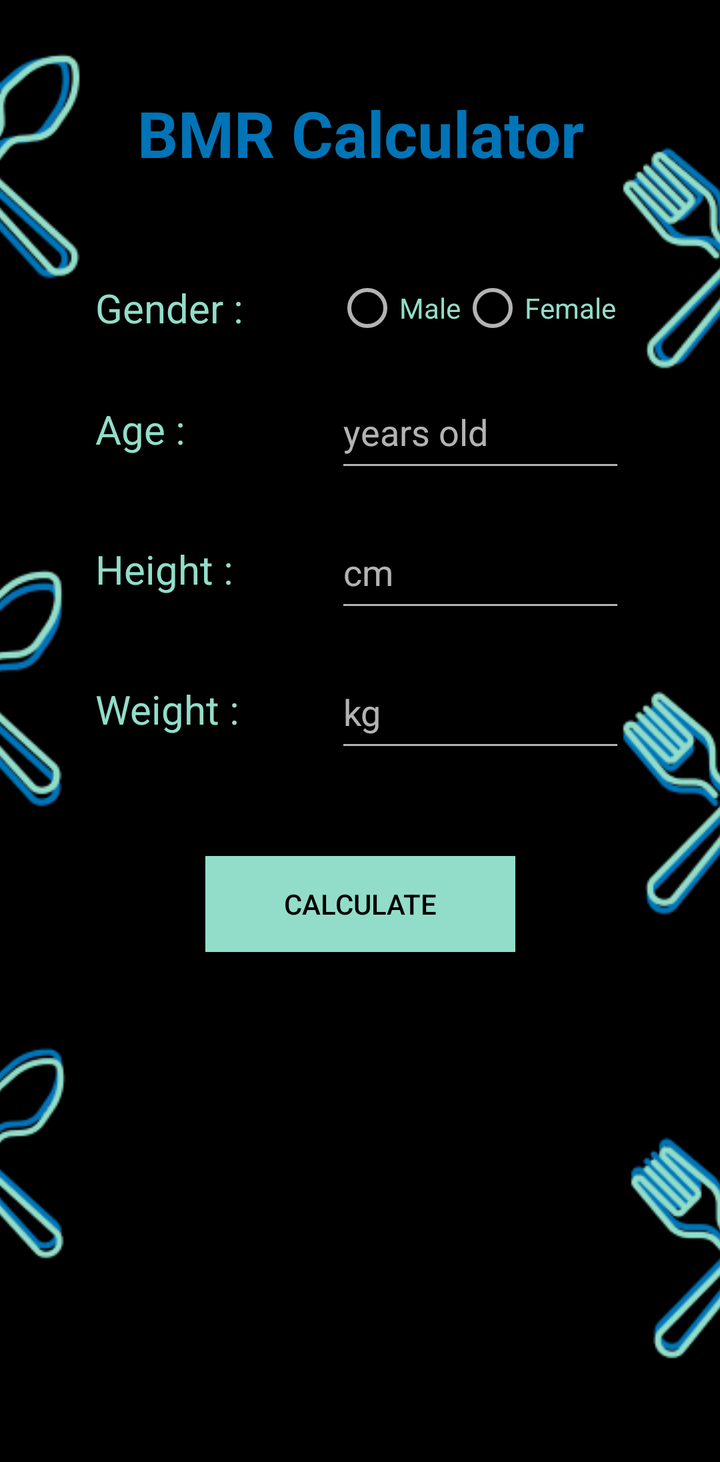
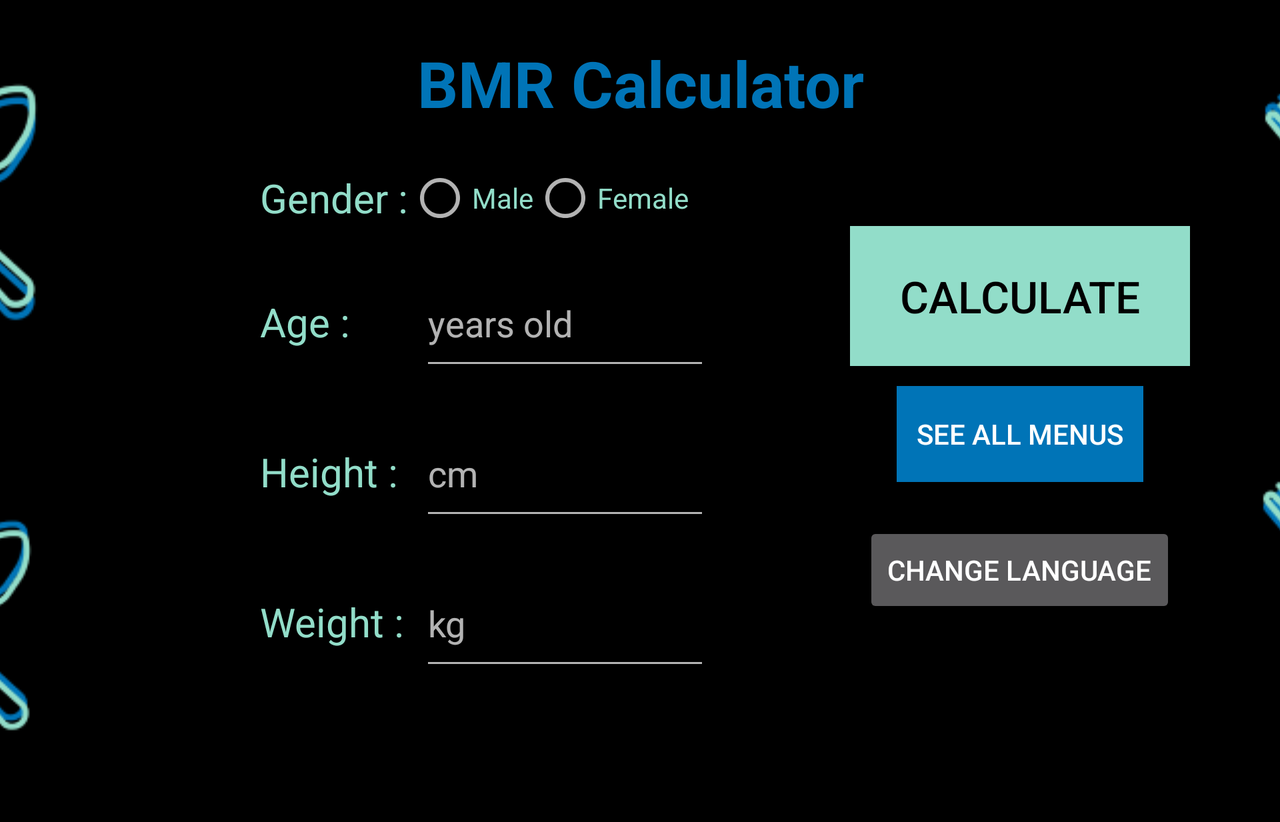

First picture: res/layout/ on a phone held upright. Second picture: the repository's own variant of that layout, on a device whose configuration matches the variant's folder. Source for both follows.
<!-- AndroidManifest.xml: application theme BmrTheme -->
<!-- res/layout/activity_calculator.xml -->
<?xml version="1.0" encoding="utf-8"?>
<ScrollView xmlns:android="http://schemas.android.com/apk/res/android"
    xmlns:app="http://schemas.android.com/apk/res-auto"
    xmlns:tools="http://schemas.android.com/tools"
    android:layout_width="match_parent"
    android:layout_height="wrap_content">

    <androidx.constraintlayout.widget.ConstraintLayout
        android:layout_width="match_parent"
        android:layout_height="match_parent"
        tools:context=".activity.CalculatorActivity">

        <ImageView
            android:layout_width="match_parent"
            android:layout_height="match_parent"
            android:scaleType="centerCrop"
            android:src="@drawable/background_spork_mobile_portrait" />

        <TextView
            android:id="@+id/titleBMRCalculator"
            android:layout_width="match_parent"
            android:layout_height="wrap_content"
            android:text="@string/bmr_calculator"
            android:textColor="@color/bmrBlue"
            android:textSize="32dp"
            android:textStyle="bold"
            android:gravity="center"
            app:layout_constraintTop_toTopOf="parent"
            android:layout_marginTop="45dp"/>

        <LinearLayout
            android:id="@+id/gender_radio_group"
            android:layout_width="wrap_content"
            android:layout_height="wrap_content"
            android:layout_marginTop="50dp"
            android:layout_marginBottom="17dp"
            android:gravity="center_vertical"
            app:layout_constraintStart_toStartOf="@+id/age_linear_layout"
            app:layout_constraintTop_toBottomOf="@id/titleBMRCalculator">

            <TextView
                android:layout_width="100dp"
                android:layout_height="wrap_content"
                android:layout_marginRight="20dp"
                android:text="@string/form_gender"
                android:textColor="@color/bmrGreen"
                android:textSize="20dp"
                tools:layout_editor_absoluteX="70dp"
                tools:layout_editor_absoluteY="193dp" />

            <RadioGroup
                android:id="@+id/radioGroup"
                android:layout_width="145dp"
                android:layout_height="wrap_content"
                android:orientation="horizontal"
                tools:layout_editor_absoluteX="183dp"
                tools:layout_editor_absoluteY="172dp">

                <RadioButton
                    android:id="@+id/radioMale"
                    android:layout_width="wrap_content"
                    android:layout_height="wrap_content"
                    android:text="@string/form_male"
                    android:textColor="@color/bmrGreen" />

                <RadioButton
                    android:id="@+id/radioFemale"
                    android:layout_width="wrap_content"
                    android:layout_height="wrap_content"
                    android:text="@string/form_female"
                    android:textColor="@color/bmrGreen"
                    tools:layout_editor_absoluteX="103dp"
                    tools:layout_editor_absoluteY="25dp" />
            </RadioGroup>

        </LinearLayout>

        <LinearLayout
            android:id="@+id/age_linear_layout"
            android:layout_width="wrap_content"
            android:layout_height="wrap_content"
            android:layout_marginTop="50dp"
            android:layout_marginBottom="12dp"
            android:gravity="center_vertical"
            app:layout_constraintStart_toStartOf="@+id/height_linear_layout"
            app:layout_constraintTop_toTopOf="@+id/gender_radio_group">

            <TextView
                android:layout_width="100dp"
                android:layout_height="wrap_content"
                android:layout_marginRight="20dp"
                android:text="@string/form_age"
                android:textColor="@color/bmrGreen"
                android:textSize="20dp"
                tools:layout_editor_absoluteX="70dp"
                tools:layout_editor_absoluteY="193dp" />

            <EditText
                android:id="@+id/age_input"
                android:layout_width="145dp"
                android:layout_height="53dp"
                android:hint="@string/years_old"
                android:inputType="number"
                android:textColor="@color/bmrGreen"
                tools:layout_editor_absoluteX="186dp"
                tools:layout_editor_absoluteY="185dp" />

        </LinearLayout>

        <LinearLayout
            android:id="@+id/height_linear_layout"
            android:layout_width="wrap_content"
            android:layout_height="wrap_content"
            android:layout_marginTop="70dp"
            android:layout_marginBottom="17dp"
            android:gravity="center_vertical"
            app:layout_constraintStart_toStartOf="@+id/weight_linear_layout"
            app:layout_constraintTop_toTopOf="@+id/age_linear_layout">

            <TextView
                android:layout_width="100dp"
                android:layout_height="wrap_content"
                android:layout_marginRight="20dp"
                android:text="@string/form_height"
                android:textColor="@color/bmrGreen"
                android:textSize="20dp"
                tools:layout_editor_absoluteX="70dp"
                tools:layout_editor_absoluteY="193dp" />

            <EditText
                android:id="@+id/height_input"
                android:layout_width="145dp"
                android:layout_height="53dp"
                android:hint="@string/cm"
                android:inputType="number"
                android:textColor="@color/bmrGreen"
                tools:layout_editor_absoluteX="186dp"
                tools:layout_editor_absoluteY="185dp" />

        </LinearLayout>

        <LinearLayout
            android:id="@+id/weight_linear_layout"
            android:layout_width="wrap_content"
            android:layout_height="wrap_content"
            android:layout_marginTop="70dp"
            android:layout_marginBottom="74dp"
            android:gravity="center_vertical"
            app:layout_constraintEnd_toEndOf="parent"
            app:layout_constraintStart_toStartOf="parent"
            app:layout_constraintTop_toTopOf="@+id/height_linear_layout">

            <TextView
                android:layout_width="100dp"
                android:layout_height="wrap_content"
                android:layout_marginRight="20dp"
                android:text="@string/form_weight"
                android:textColor="@color/bmrGreen"
                android:textSize="20dp"
                tools:layout_editor_absoluteX="70dp"
                tools:layout_editor_absoluteY="193dp" />

            <EditText
                android:id="@+id/weight_input"
                android:layout_width="145dp"
                android:layout_height="53dp"
                android:hint="@string/kg"
                android:inputType="number"
                android:textColor="@color/bmrGreen"
                tools:layout_editor_absoluteX="186dp"
                tools:layout_editor_absoluteY="185dp" />

        </LinearLayout>

        <Button
            android:id="@+id/calculateButton"
            android:layout_width="155dp"
            android:layout_height="0dp"
            android:layout_marginTop="100dp"
            android:background="@color/bmrGreen"
            android:text="@string/calculate"
            android:textColor="#000"
            app:layout_constraintEnd_toEndOf="parent"
            app:layout_constraintStart_toStartOf="parent"
            app:layout_constraintTop_toTopOf="@+id/weight_linear_layout"/>

    </androidx.constraintlayout.widget.ConstraintLayout>

</ScrollView>
<!-- resources referenced by this layout -->
<resources>
  <color name="bmrBlue">#0074B7</color>
  <color name="bmrGreen">#92DDC9</color>
  <!-- drawable background_spork_mobile_portrait: png bitmap (drawable, 51032 bytes) -->
  <string name="bmr_calculator">BMR Calculator</string>
  <string name="calculate">Calculate</string>
  <string name="cm">cm</string>
  <string name="form_age">Age :</string>
  <string name="form_female">Female</string>
  <string name="form_gender">Gender :</string>
  <string name="form_height">Height :</string>
  <string name="form_male">Male</string>
  <string name="form_weight">Weight :</string>
  <string name="kg">kg</string>
  <string name="years_old">years old</string>
  <style name="BmrTheme" parent="Theme.AppCompat">
          <item name="colorPrimary">@color/bmrBlue</item>
          <item name="colorPrimaryDark">@color/bmrGreen</item>
          <item name="colorAccent">@color/bmrGreen</item>
      </style>
</resources>
<!-- res/layout-land/activity_calculator.xml (the repository's variant of the layout above) -->
<!-- drawn on the phone turned sideways -->
<?xml version="1.0" encoding="utf-8"?>
<ScrollView xmlns:android="http://schemas.android.com/apk/res/android"
    xmlns:app="http://schemas.android.com/apk/res-auto"
    xmlns:tools="http://schemas.android.com/tools"
    android:layout_width="match_parent"
    android:layout_height="wrap_content">

    <androidx.constraintlayout.widget.ConstraintLayout
        android:layout_width="match_parent"
        android:layout_height="match_parent"
        tools:context=".activity.CalculatorActivity">

        <ImageView
            android:layout_width="match_parent"
            android:layout_height="match_parent"
            android:scaleType="centerCrop"
            android:src="@drawable/background_spork_mobile_landscape"/>

        <TextView
            android:id="@+id/titleBMRCalculator"
            android:layout_width="match_parent"
            android:layout_height="wrap_content"
            android:text="@string/bmr_calculator"
            android:textColor="@color/bmrBlue"
            android:textSize="32dp"
            android:textStyle="bold"
            android:gravity="center"
            app:layout_constraintTop_toTopOf="parent"
            android:layout_marginTop="20dp"/>

        <LinearLayout
            android:id="@+id/left_input_layout"
            android:layout_width="wrap_content"
            android:layout_height="wrap_content"
            android:orientation="vertical"
            app:layout_constraintTop_toBottomOf="@id/titleBMRCalculator"
            app:layout_constraintStart_toStartOf="parent"
            android:layout_marginLeft="130dp"
            android:layout_marginTop="20dp">

            <LinearLayout
                android:id="@+id/gender_radio_group"
                android:layout_width="wrap_content"
                android:layout_height="wrap_content"
                android:gravity="center_vertical">

                <TextView
                    android:layout_width="wrap_content"
                    android:layout_height="wrap_content"
                    android:text="@string/form_gender"
                    android:textSize="20dp"
                    android:textColor="@color/bmrGreen"/>

                <RadioGroup
                    android:id="@+id/radioGroup"
                    android:layout_width="145dp"
                    android:layout_height="wrap_content"
                    android:orientation="horizontal">

                    <RadioButton
                        android:id="@+id/radioMale"
                        android:layout_width="wrap_content"
                        android:layout_height="wrap_content"
                        android:text="@string/form_male"
                        android:textColor="@color/bmrGreen"/>

                    <RadioButton
                        android:id="@+id/radioFemale"
                        android:layout_width="wrap_content"
                        android:layout_height="wrap_content"
                        android:text="@string/form_female"
                        android:textColor="@color/bmrGreen"/>

                </RadioGroup>
            </LinearLayout>

            <LinearLayout
                android:id="@+id/age_linear_layout"
                android:layout_width="wrap_content"
                android:layout_height="wrap_content"
                app:layout_constraintTop_toBottomOf="@id/gender_radio_group"
                android:layout_marginTop="15dp">

                <TextView
                    android:layout_width="80dp"
                    android:layout_height="wrap_content"
                    android:text="@string/form_age"
                    android:textSize="20dp"
                    android:textColor="@color/bmrGreen"/>

                <EditText
                    android:id="@+id/age_input"
                    android:layout_width="145dp"
                    android:layout_height="60dp"
                    android:hint="@string/years_old"
                    android:inputType="number"
                    android:textColor="@color/bmrGreen"/>

            </LinearLayout>

            <LinearLayout
                android:id="@+id/height_linear_layout"
                android:layout_width="wrap_content"
                android:layout_height="wrap_content"
                app:layout_constraintTop_toBottomOf="@id/age_linear_layout"
                android:layout_marginTop="15dp">

                <TextView
                    android:layout_width="80dp"
                    android:layout_height="wrap_content"
                    android:text="@string/form_height"
                    android:textSize="20dp"
                    android:textColor="@color/bmrGreen"/>

                <EditText
                    android:id="@+id/height_input"
                    android:layout_width="145dp"
                    android:layout_height="60dp"
                    android:hint="@string/cm"
                    android:inputType="number"
                    android:textColor="@color/bmrGreen"/>

            </LinearLayout>

            <LinearLayout
                android:id="@+id/weight_linear_layout"
                android:layout_width="wrap_content"
                android:layout_height="wrap_content"
                app:layout_constraintTop_toBottomOf="@id/height_linear_layout"
                android:layout_marginTop="15dp">

                <TextView
                    android:layout_width="80dp"
                    android:layout_height="wrap_content"
                    android:text="@string/form_weight"
                    android:textSize="20dp"
                    android:textColor="@color/bmrGreen"/>

                <EditText
                    android:id="@+id/weight_input"
                    android:layout_width="145dp"
                    android:layout_height="60dp"
                    android:hint="@string/kg"
                    android:inputType="number"
                    android:textColor="@color/bmrGreen"/>

            </LinearLayout>

        </LinearLayout>

        <LinearLayout
            android:layout_width="wrap_content"
            android:layout_height="wrap_content"
            app:layout_constraintStart_toEndOf="@id/left_input_layout"
            app:layout_constraintTop_toBottomOf="@id/titleBMRCalculator"
            android:layout_marginLeft="70dp"
            android:layout_marginTop="50dp"
            android:orientation="vertical"
            android:gravity="center">

            <Button
                android:id="@+id/calculateButton"
                android:layout_width="170dp"
                android:layout_height="70dp"
                android:background="@color/bmrGreen"
                android:text="@string/calculate"
                android:textSize="22dp"
                android:textColor="#000"/>

            <Button
                android:id="@+id/button_see_all_menu_home"
                android:layout_width="wrap_content"
                android:layout_height="wrap_content"
                android:text="@string/button_see_all_menus"
                android:background="@color/bmrBlue"
                android:padding="10dp"
                android:layout_marginTop="10dp"
                app:layout_constraintStart_toStartOf="parent"
                app:layout_constraintEnd_toEndOf="parent"
                app:layout_constraintTop_toBottomOf="@id/calculateButton"/>

            <Button
                android:id="@+id/change_language_button"
                android:layout_width="wrap_content"
                android:layout_height="wrap_content"
                android:layout_marginTop="20dp"
                app:layout_constraintTop_toBottomOf="@+id/button_see_all_menu_home"
                app:layout_constraintEnd_toEndOf="parent"
                app:layout_constraintStart_toStartOf="parent"
                android:text="@string/change_language"/>

        </LinearLayout>


    </androidx.constraintlayout.widget.ConstraintLayout>

</ScrollView>
<!-- resources referenced by the variant -->
<!-- as the phone turned sideways resolves them -->
<resources>
  <color name="bmrBlue">#0074B7</color>
  <color name="bmrGreen">#92DDC9</color>
  <!-- drawable background_spork_mobile_landscape: png bitmap (drawable, 31736 bytes) -->
  <string name="bmr_calculator">BMR Calculator</string>
  <string name="button_see_all_menus">See all menus</string>
  <string name="calculate">Calculate</string>
  <string name="change_language">Change Language</string>
  <string name="cm">cm</string>
  <string name="form_age">Age :</string>
  <string name="form_female">Female</string>
  <string name="form_gender">Gender :</string>
  <string name="form_height">Height :</string>
  <string name="form_male">Male</string>
  <string name="form_weight">Weight :</string>
  <string name="kg">kg</string>
  <string name="years_old">years old</string>
  <style name="BmrTheme" parent="Theme.AppCompat">
          <item name="colorPrimary">@color/bmrBlue</item>
          <item name="colorPrimaryDark">@color/bmrGreen</item>
          <item name="colorAccent">@color/bmrGreen</item>
      </style>
</resources>
